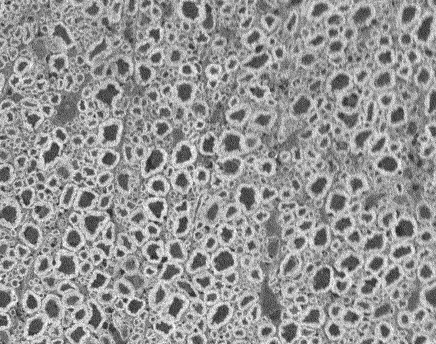
#> input picture test/__test_segment_files__/image.png, 436 x 344 px, found by its file name
$ jupyter execute --allow-errors noise_simulation.ipynb   (shell and % lines are left out)   (older library calls are emulated)
#> lines starting #> are read from the running program, lines starting #| are printed output that depends on the picture; after the words box and inside, x2 and y2 are one past the last pixel; in counts of white or black regions, pixels touching at a corner belong together
#### Jupyter Notebook to generate noisy images, segment, and evaluate error.

#### Imports

[cell 1]
import numpy as np
from skimage import io
from scipy.misc import imread, imsave
import os
import imageio
import json
import matplotlib.pyplot as plt
from shutil import copy
from scipy.misc import imread, imsave

#> (the rest of this cell did not finish here and is left out)

#### Function definitions

#### Path to change (put path to image to segment)

[cell 2]
path_img = '/Users/Documents/Aldo/axondeepseg/AxonDeepSeg/data_test/image.png'

#### Set paths for AxonDeepSeg segmentation tools

[cell 3]
img = imageio.imread(path_img)
#> img is the input picture: shape (344, 436, 3); min 18, max 255, mean 149.4
path_folder, file_name = os.path.split(path_img)

model_name = 'default_SEM_model_v1'
path_model = os.path.join('..','AxonDeepSeg','models',model_name)
path_configfile = os.path.join(path_model,'config_network.json')
with open(path_configfile, 'r') as fd:
#> (reads AxonDeepSeg/config_network.json from the repository)
    config_network = json.loads(fd.read())

mask = imageio.imread(os.path.join(path_folder,'mask.png'))
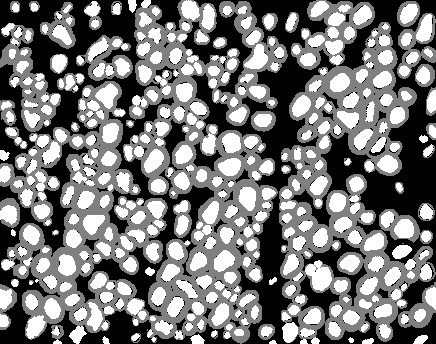
#> input picture test/__test_patch_files__/raw/data2/mask.png, 436 x 344 px, found by its file name
#> mask is the input picture: shape (344, 436); min 0, max 255, mean 122.2
gt_axon = mask > 200
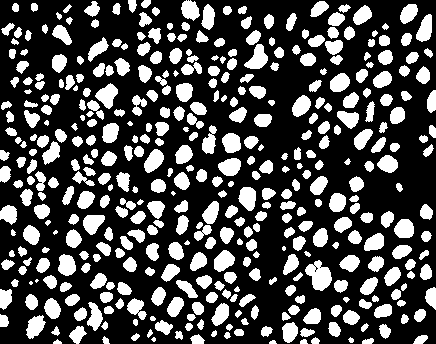
#> gt_axon: shape (344, 436) bool; 29.9% white; 422 white regions (7 under 20 px), largest, box (x1, y1, x2, y2) and area: (305, 260, 332, 291) 510, (244, 44, 268, 69) 345, (95, 83, 118, 109) 339
#> (the rest of this cell did not finish here and is left out)
